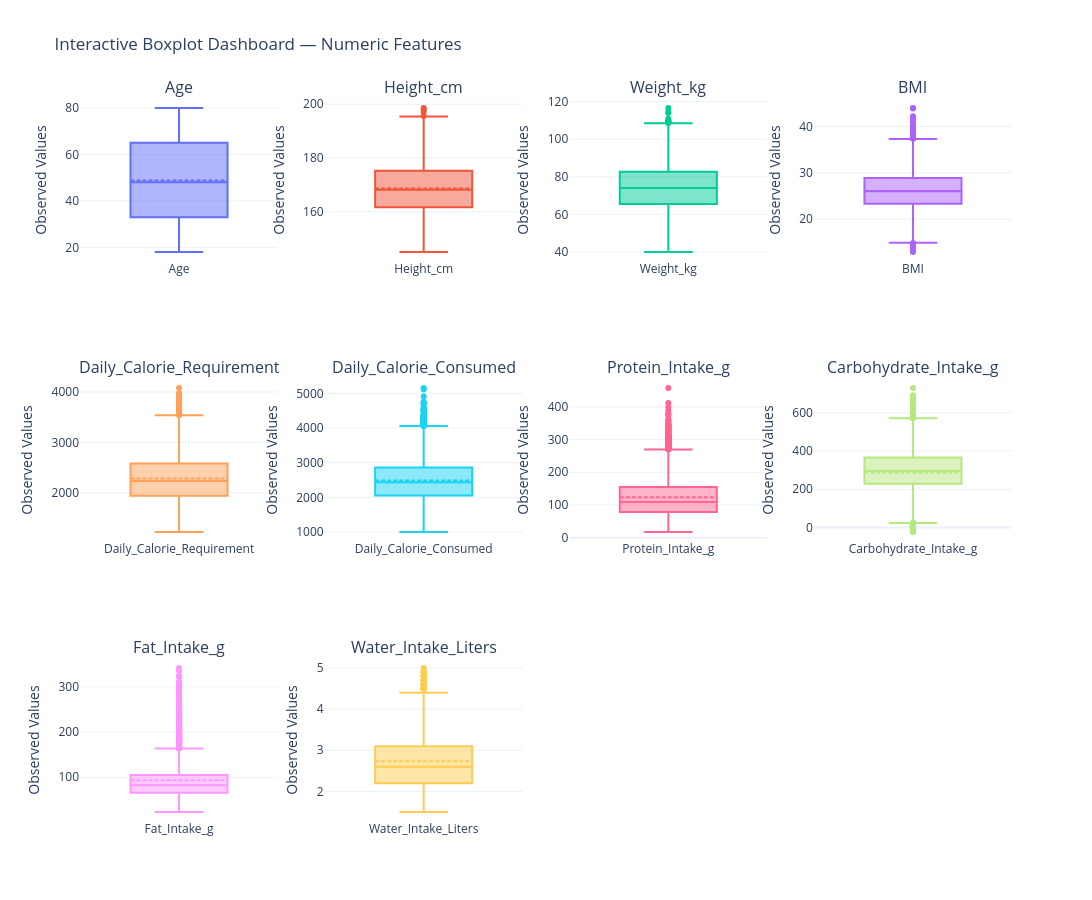

This figure's notebook cell:
### Markdown cell above
#### Outlier Detection

### Code cell
# Select numeric columns
numeric_columns = df.select_dtypes(
    include=np.number
).columns

if len(numeric_columns) > 0:

    # create boxplots
    # Dashboard layout
    n_cols = 4
    n_rows = math.ceil(len(numeric_columns) / n_cols)

    # Create subplot figure
    fig = make_subplots(
        rows=n_rows,
        cols=n_cols,
        subplot_titles=numeric_columns
    )

    # Add boxplots
    for i, col in enumerate(numeric_columns):
        row = (i // n_cols) + 1
        col_pos = (i % n_cols) + 1

        fig.add_trace(
            go.Box(
                y=df[col],
                name=col,
                boxmean=True
            ),
            row=row,
            col=col_pos
        )

    # Update layout
    fig.update_layout(
        title="Interactive Boxplot Dashboard — Numeric Features",
        height=300 * n_rows,
        width=1400,
        showlegend=False,
        template="plotly_white"
    )

    # Add axis labels
    fig.update_yaxes(title_text="Observed Values")

    # Show dashboard
    fig.show()

else:
    print("No numeric variables available for outlier analysis.")

### Figure 1 — Plotly figure (JSON) as saved in the notebook; plotly's stock layout.template omitted (floating-point values rounded to 4 significant figures; data arrays with more than 128 entries replaced by an {"elided": "..."} marker saying what was removed)
{"data": [{"boxmean": true, "name": "Age", "type": "box", "xaxis": "x", "y": {"elided": "6000 int values"}, "yaxis": "y"}, {"boxmean": true, "name": "Height_cm", "type": "box", "xaxis": "x2", "y": {"elided": "6000 float values"}, "yaxis": "y2"}, {"boxmean": true, "name": "Weight_kg", "type": "box", "xaxis": "x3", "y": {"elided": "6000 float values"}, "yaxis": "y3"}, {"boxmean": true, "name": "BMI", "type": "box", "xaxis": "x4", "y": {"elided": "6000 float values"}, "yaxis": "y4"}, {"boxmean": true, "name": "Daily_Calorie_Requirement", "type": "box", "xaxis": "x5", "y": {"elided": "6000 int values"}, "yaxis": "y5"}, {"boxmean": true, "name": "Daily_Calorie_Consumed", "type": "box", "xaxis": "x6", "y": {"elided": "6000 int values"}, "yaxis": "y6"}, {"boxmean": true, "name": "Protein_Intake_g", "type": "box", "xaxis": "x7", "y": {"elided": "6000 float values"}, "yaxis": "y7"}, {"boxmean": true, "name": "Carbohydrate_Intake_g", "type": "box", "xaxis": "x8", "y": {"elided": "6000 float values"}, "yaxis": "y8"}, {"boxmean": true, "name": "Fat_Intake_g", "type": "box", "xaxis": "x9", "y": {"elided": "6000 float values"}, "yaxis": "y9"}, {"boxmean": true, "name": "Water_Intake_Liters", "type": "box", "xaxis": "x10", "y": {"elided": "6000 float values"}, "yaxis": "y10"}], "layout": {"annotations": [{"font": {"size": 16}, "showarrow": false, "text": "Age", "x": 0.1062, "xanchor": "center", "xref": "paper", "y": 1, "yanchor": "bottom", "yref": "paper"}, {"font": {"size": 16}, "showarrow": false, "text": "Height_cm", "x": 0.3688, "xanchor": "center", "xref": "paper", "y": 1, "yanchor": "bottom", "yref": "paper"}, {"font": {"size": 16}, "showarrow": false, "text": "Weight_kg", "x": 0.6313, "xanchor": "center", "xref": "paper", "y": 1, "yanchor": "bottom", "yref": "paper"}, {"font": {"size": 16}, "showarrow": false, "text": "BMI", "x": 0.8938, "xanchor": "center", "xref": "paper", "y": 1, "yanchor": "bottom", "yref": "paper"}, {"font": {"size": 16}, "showarrow": false, "text": "Daily_Calorie_Requirement", "x": 0.1062, "xanchor": "center", "xref": "paper", "y": 0.6111, "yanchor": "bottom", "yref": "paper"}, {"font": {"size": 16}, "showarrow": false, "text": "Daily_Calorie_Consumed", "x": 0.3688, "xanchor": "center", "xref": "paper", "y": 0.6111, "yanchor": "bottom", "yref": "paper"}, {"font": {"size": 16}, "showarrow": false, "text": "Protein_Intake_g", "x": 0.6313, "xanchor": "center", "xref": "paper", "y": 0.6111, "yanchor": "bottom", "yref": "paper"}, {"font": {"size": 16}, "showarrow": false, "text": "Carbohydrate_Intake_g", "x": 0.8938, "xanchor": "center", "xref": "paper", "y": 0.6111, "yanchor": "bottom", "yref": "paper"}, {"font": {"size": 16}, "showarrow": false, "text": "Fat_Intake_g", "x": 0.1062, "xanchor": "center", "xref": "paper", "y": 0.2222, "yanchor": "bottom", "yref": "paper"}, {"font": {"size": 16}, "showarrow": false, "text": "Water_Intake_Liters", "x": 0.3688, "xanchor": "center", "xref": "paper", "y": 0.2222, "yanchor": "bottom", "yref": "paper"}], "height": 900, "showlegend": false, "title": {"text": "Interactive Boxplot Dashboard — Numeric Features"}, "width": 1400, "xaxis": {"anchor": "y", "domain": [0, 0.2125]}, "xaxis10": {"anchor": "y10", "domain": [0.2625, 0.475]}, "xaxis11": {"anchor": "y11", "domain": [0.525, 0.7375]}, "xaxis12": {"anchor": "y12", "domain": [0.7875, 1]}, "xaxis2": {"anchor": "y2", "domain": [0.2625, 0.475]}, "xaxis3": {"anchor": "y3", "domain": [0.525, 0.7375]}, "xaxis4": {"anchor": "y4", "domain": [0.7875, 1]}, "xaxis5": {"anchor": "y5", "domain": [0, 0.2125]}, "xaxis6": {"anchor": "y6", "domain": [0.2625, 0.475]}, "xaxis7": {"anchor": "y7", "domain": [0.525, 0.7375]}, "xaxis8": {"anchor": "y8", "domain": [0.7875, 1]}, "xaxis9": {"anchor": "y9", "domain": [0, 0.2125]}, "yaxis": {"anchor": "x", "domain": [0.7778, 1], "title": {"text": "Observed Values"}}, "yaxis10": {"anchor": "x10", "domain": [0, 0.2222], "title": {"text": "Observed Values"}}, "yaxis11": {"anchor": "x11", "domain": [0, 0.2222], "title": {"text": "Observed Values"}}, "yaxis12": {"anchor": "x12", "domain": [0, 0.2222], "title": {"text": "Observed Values"}}, "yaxis2": {"anchor": "x2", "domain": [0.7778, 1], "title": {"text": "Observed Values"}}, "yaxis3": {"anchor": "x3", "domain": [0.7778, 1], "title": {"text": "Observed Values"}}, "yaxis4": {"anchor": "x4", "domain": [0.7778, 1], "title": {"text": "Observed Values"}}, "yaxis5": {"anchor": "x5", "domain": [0.3889, 0.6111], "title": {"text": "Observed Values"}}, "yaxis6": {"anchor": "x6", "domain": [0.3889, 0.6111], "title": {"text": "Observed Values"}}, "yaxis7": {"anchor": "x7", "domain": [0.3889, 0.6111], "title": {"text": "Observed Values"}}, "yaxis8": {"anchor": "x8", "domain": [0.3889, 0.6111], "title": {"text": "Observed Values"}}, "yaxis9": {"anchor": "x9", "domain": [0, 0.2222], "title": {"text": "Observed Values"}}}}
